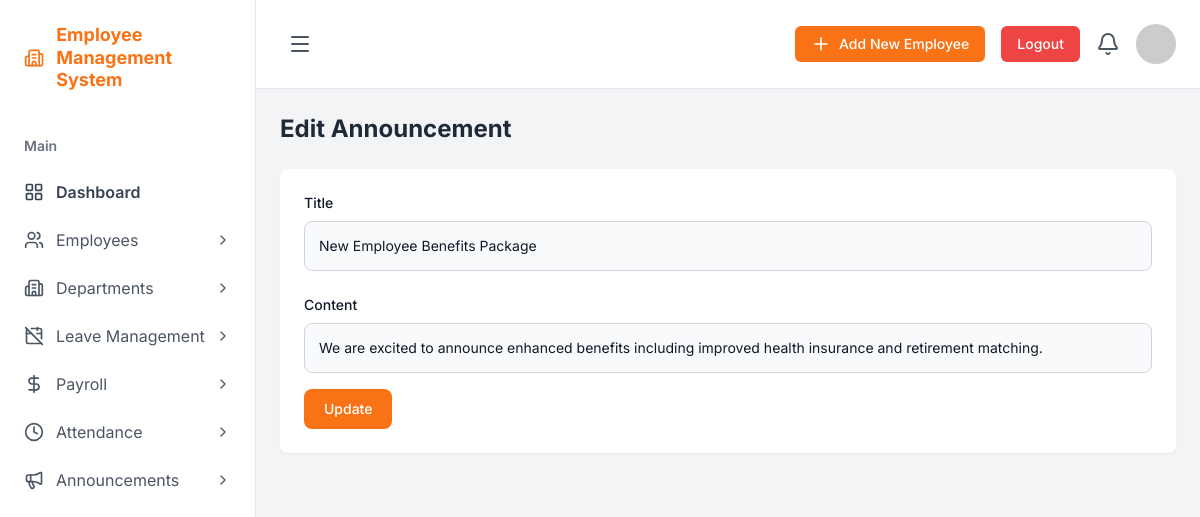
Screenshot of /dashboard/admin/announcements/edit/2/ (signed in) with the database file from the repository.
### core/models.py (models this page shows, shortened)
class Announcement(models.Model):
    title = models.CharField(max_length=200)
    content = models.CharField(max_length=500)
    created_at = models.DateTimeField(auto_now_add=True)

### core/views.py (the view)
# urls.py: path('dashboard/admin/announcements/edit/<int:pk>/', AdminAnnouncementUpdateView.as_view(), name='admin_edit_announcement'),
class AdminAnnouncementUpdateView(AdminRequiredMixin, UpdateView):
    model = Announcement
    form_class = AnnouncementForm
    template_name = 'admin_edit_announcement.html'
    success_url = reverse_lazy('admin_view_announcements')

### core/forms.py
class AnnouncementForm(forms.ModelForm):
    def __init__(self, *args, **kwargs):
        super().__init__(*args, **kwargs)
        common_attrs = {
            'class': 'bg-gray-50 border border-gray-300 text-gray-900 text-sm rounded-lg focus:ring-blue-500 focus:border-blue-500 block w-full p-3.5'
        }
        for field_name, field in self.fields.items():
            if isinstance(field.widget, (forms.TextInput, forms.EmailInput, forms.NumberInput, forms.Select, forms.DateInput, forms.PasswordInput)):
                field.widget.attrs.update(common_attrs)
    class Meta:
        model = Announcement
        fields = ['title', 'content']

### core/views.py (called while the page is built)
    def dispatch(self, request, *args, **kwargs):
        if not request.user.is_authenticated:
            return self.handle_no_permission()
        if not (request.user.is_superuser or request.user.role == 'ADMIN'):
            return redirect('employee_dashboard')
        return super().dispatch(request, *args, **kwargs)

### templates/admin_edit_announcement.html (shortened to what this page needs)
{% extends 'base_admin.html' %}
{% block content %}
<div class="p-6">
    <h2 class="text-2xl font-bold text-gray-800 mb-6">Edit Announcement</h2>
    <div class="bg-white p-6 rounded-lg shadow-sm">
        <form method="post">
            <div class="mb-6">
                <label for="id_title" class="block mb-2 text-sm font-medium text-gray-900">Title</label>
                {{ form.title }}
            </div>
            <div>
                <label for="id_content" class="block mb-2 text-sm font-medium text-gray-900">Content</label>
                {{ form.content }}
            </div>
            <button type="submit" class="text-white bg-orange-500 hover:bg-orange-600 focus:ring-4 focus:outline-none focus:ring-orange-300 font-medium rounded-lg text-sm w-full sm:w-auto px-5 py-2.5 text-center mt-4">Update</button>
        </form>
    </div>
</div>
{% endblock %}

### templates/base_admin.html (style rules this page uses)
body { font-family: 'Inter', sans-serif; background-color: #f3f4f6; }

### rows the page displays
Announcement: title "New Employee Benefits Package", content "We are excited to announce enhanced benefits including improved health insurance and retirement matching."
